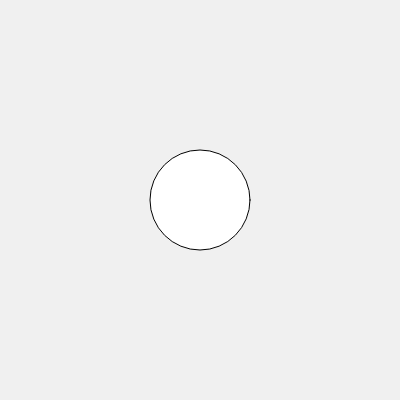
Frame 1 (no input)
Frame 60 (no input): identical to frame 1, image omitted
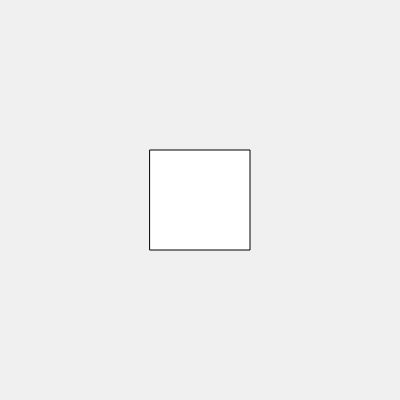
Frame 120 (the mouse pressed at the canvas centre since frame 60)

The p5.js sketch that drew these frames (run headless with seeded random() and noise() and a simulated clock; from frame 60 on, the mouse is pressed at the canvas centre):

// p5.js sketch
// ── sketch.js
 function setup() {
  createCanvas(400,400);
  }

function draw() {
  background (240);

if (mouseX<200){
circle (200,200,100)}
else{
rect (150, 150, 100, 100);
}
}
